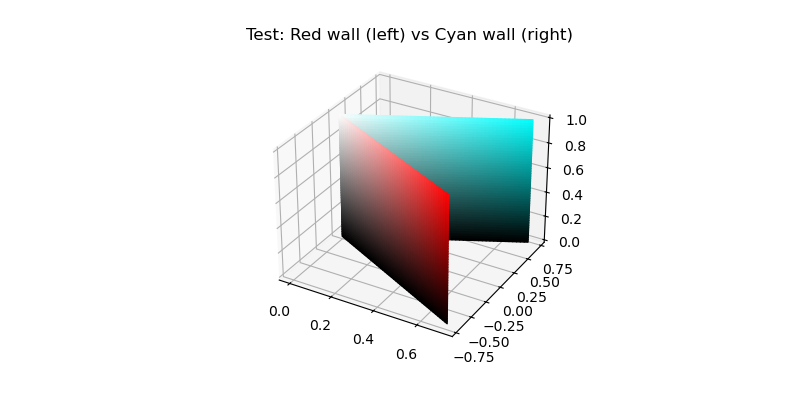
#> input picture debug/test_walls.png, 800 x 400 px; its folder holds only this picture in this run
$ python -i som_quantizer.py   (imports and definitions only)
#> lines starting #> are read from the running program, lines starting #| are printed output that depends on the picture
### lib/palette.py
"""Shared ARMLite palette constants and color utilities.

This module provides the canonical 147 CSS3 named colors used by ARMLite
along with color distance and matching functions.
"""
from __future__ import annotations

from functools import lru_cache
from typing import Dict, Tuple

import webcolors

# ARMLite color names (CSS3 named colors)
ARMLITE_COLORS = [
    'aliceblue', 'antiquewhite', 'aqua', 'aquamarine', 'azure', 'beige', 'bisque',
    'black', 'blanchedalmond', 'blue', 'blueviolet', 'brown', 'burlywood',
    'cadetblue', 'chartreuse', 'chocolate', 'coral', 'cornflowerblue', 'cornsilk',
    'crimson', 'cyan', 'darkblue', 'darkcyan', 'darkgoldenrod', 'darkgray',
    'darkgreen', 'darkgrey', 'darkkhaki', 'darkmagenta', 'darkolivegreen',
    'darkorange', 'darkorchid', 'darkred', 'darksalmon', 'darkseagreen',
    'darkslateblue', 'darkslategray', 'darkslategrey', 'darkturquoise',
    'darkviolet', 'deeppink', 'deepskyblue', 'dimgray', 'dimgrey', 'dodgerblue',
    'firebrick', 'floralwhite', 'forestgreen', 'fuchsia', 'gainsboro', 'ghostwhite',
    'gold', 'goldenrod', 'gray', 'green', 'greenyellow', 'grey', 'honeydew',
    'hotpink', 'indianred', 'indigo', 'ivory', 'khaki', 'lavender', 'lavenderblush',
    'lawngreen', 'lemonchiffon', 'lightblue', 'lightcoral', 'lightcyan',
    'lightgoldenrodyellow', 'lightgray', 'lightgreen', 'lightgrey', 'lightpink',
    'lightsalmon', 'lightseagreen', 'lightskyblue', 'lightslategray',
    'lightslategrey', 'lightsteelblue', 'lightyellow', 'lime', 'limegreen', 'linen',
    'magenta', 'maroon', 'mediumaquamarine', 'mediumblue', 'mediumorchid',
    'mediumpurple', 'mediumseagreen', 'mediumslateblue', 'mediumspringgreen',
    'mediumturquoise', 'mediumvioletred', 'midnightblue', 'mintcream', 'mistyrose',
    'moccasin', 'navajowhite', 'navy', 'oldlace', 'olive', 'olivedrab', 'orange',
    'orangered', 'orchid', 'palegoldenrod', 'palegreen', 'paleturquoise',
    'palevioletred', 'papayawhip', 'peachpuff', 'peru', 'pink', 'plum', 'powderblue',
    'purple', 'red', 'rosybrown', 'royalblue', 'saddlebrown', 'salmon', 'sandybrown',
    'seagreen', 'seashell', 'sienna', 'silver', 'skyblue', 'slateblue', 'slategray',
    'slategrey', 'snow', 'springgreen', 'steelblue', 'tan', 'teal', 'thistle', 'tomato',
    'turquoise', 'violet', 'wheat', 'white', 'whitesmoke', 'yellow', 'yellowgreen'
]


def _to_tuple(rgb) -> Tuple[int, int, int]:
    """Convert webcolors RGB to a plain tuple."""
    try:
        return (rgb.red, rgb.green, rgb.blue)
    except AttributeError:
        return tuple(rgb)


# Map color names to RGB tuples
ARMLITE_RGB: Dict[str, Tuple[int, int, int]] = {
    name: _to_tuple(webcolors.name_to_rgb(name)) for name in ARMLITE_COLORS
}


def color_distance(c1: Tuple[int, int, int], c2: Tuple[int, int, int]) -> int:
    """Compute squared Euclidean distance between two RGB colors."""
    return (c1[0] - c2[0]) ** 2 + (c1[1] - c2[1]) ** 2 + (c1[2] - c2[2]) ** 2


@lru_cache(maxsize=65536)
def closest_color(rgb: Tuple[int, int, int]) -> str:
    """Find the closest ARMLite color name to the given RGB tuple."""
    if not isinstance(rgb, tuple):
        rgb = tuple(rgb)
    best = 'black'
    best_d = 10 ** 9
    for name, c in ARMLITE_RGB.items():
        d = color_distance(rgb, c)
        if d < best_d:
            best_d = d
            best = name
    return best

### armlite.py
from __future__ import annotations

import argparse
import os
import sys
import json
import shlex
import subprocess
from collections import Counter
from dataclasses import dataclass
from datetime import datetime
from pathlib import Path
from typing import Optional, Set

PROJECT_ROOT = Path(__file__).resolve().parent
if str(PROJECT_ROOT) not in sys.path:
    sys.path.insert(0, str(PROJECT_ROOT))
LIB_ROOT = PROJECT_ROOT / 'lib'
if str(LIB_ROOT) not in sys.path:
    sys.path.insert(0, str(LIB_ROOT))
SCRIPTS_ROOT = PROJECT_ROOT / 'lib' / 'algorithms'

from rename_utils import GUI_AVAILABLE as GUI_RENAME_AVAILABLE
from rename_utils import launch_gui as rename_launch_gui
from rename_utils import prompt_cli as rename_prompt_cli
from rename_utils import undo_last as rename_undo_last
from rename_utils import iter_files as rename_iter_files


# [13 lines left out: function _normalize_algo_key, not called in this run]


@dataclass(frozen=True)
class ExternalAlgorithm:
    slug: str
    category: str
    name: str
    path: Path
    aliases: tuple[str, ...]


def _discover_external_algorithms(root: Path, reserved: set[str]) -> tuple[list[ExternalAlgorithm], dict[str, ExternalAlgorithm]]:
    entries: list[ExternalAlgorithm] = []
    alias_map: dict[str, ExternalAlgorithm] = {}
    if not root.is_dir():
        return entries, alias_map

    pending: list[tuple[str, str, Path]] = []
    for category_dir in sorted(p for p in root.iterdir() if p.is_dir()):
        for algo_dir in sorted(p for p in category_dir.iterdir() if p.is_dir()):
            # Prefer <algo_dir>/<algo_dir>.py; fall back to first .py file
            script_path = algo_dir / f"{algo_dir.name}.py"
            if not script_path.is_file():
                candidates = [
                    s for s in algo_dir.glob('*.py')
                    if s.name != '__init__.py'
                ]
                if not candidates:
                    continue
                script_path = candidates[0]
            name = script_path.stem
            pending.append((category_dir.name, name, script_path))

    name_counts = Counter(name.lower() for _, name, _ in pending)

    for category, name, script_path in pending:
        slug = _normalize_algo_key(f"{category}/{name}")
        alias_candidates = {slug, slug.replace('/', '.')}
        if name_counts[name.lower()] == 1 and name.lower() not in reserved:
            alias_candidates.add(name.lower())
        aliases = tuple(sorted(alias_candidates))
        meta = ExternalAlgorithm(slug=slug, category=category, name=name, path=script_path.resolve(), aliases=aliases)
        entries.append(meta)
        for alias in aliases:
            alias_map[alias] = meta
    return entries, alias_map


EXTERNAL_ALGORITHMS, EXTERNAL_ALGO_ALIASES = _discover_external_algorithms(SCRIPTS_ROOT, set())


# [14 lines left out: function list_available_algorithms, not called in this run]

try:
    import curses
except Exception:  # pragma: no cover
    curses = None  # type: ignore

# Import palette constants and functions from the shared library
from lib import ARMLITE_COLORS, ARMLITE_RGB, color_distance, closest_color

ANSI_RESET = '\033[0m'
ANSI_RED = '\033[91m'
ANSI_YELLOW = '\033[93m'
ANSI_GREEN = '\033[92m'
ANSI_CYAN = '\033[96m'
ANSI_DIM = '\033[2m'

# Sentinel used to detect whether optional CLI parameters were explicitly provided
ARG_UNSET = object()
class SingleValueAction(argparse.Action):
    """Prevent options that should appear only once from being repeated."""

    # [61 lines left out: functions __call__, run_external_algorithm, load_mapping, save_mapping, select_active_mappings, not called in this run]

def sanitize_filename(name: str) -> str:
    safe = [c if c.isalnum() or c in ('-', '_', '.') else '_' for c in name]
    return ''.join(safe) or 'image'

# [53 lines left out: functions next_group_directory, resolve_output_dir, not called in this run]


class SelectionCancelled(Exception):
    pass


# [503 lines left out: functions _relative_label, _fallback_select, _select_with_curses, select_files_subset, iter_input_images, format_output_name and 4 more, not called in this run]


# [2 lines that do not run on import are left out]

### quantizers/som_quantizer.py
from PIL import Image
import argparse
import os
import sys
import math
import random

from armlite import closest_color


def _train_som(pixels, grid_size=4, iterations=200, seed=42):
    random.seed(seed)
    if not pixels:
        return [(0, 0, 0) for _ in range(grid_size * grid_size)]

    nodes = [list(random.choice(pixels)) for _ in range(grid_size * grid_size)]
    positions = [(i % grid_size, i // grid_size) for i in range(len(nodes))]
    radius_start = grid_size / 2.0
    radius_end = 0.5
    lr_start = 0.5
    lr_end = 0.05

    for step in range(iterations):
        lr = lr_start + (lr_end - lr_start) * (step / max(1, iterations - 1))
        radius = radius_start + (radius_end - radius_start) * (step / max(1, iterations - 1))
        radius_sq = radius * radius
        px, py, pz = random.choice(pixels)

        # Find best matching unit
        best_idx = min(range(len(nodes)), key=lambda i: (nodes[i][0] - px) ** 2 + (nodes[i][1] - py) ** 2 + (nodes[i][2] - pz) ** 2)
        bx, by = positions[best_idx]

        for idx, node in enumerate(nodes):
            nx, ny = positions[idx]
            dist_sq = (nx - bx) ** 2 + (ny - by) ** 2
            if dist_sq > radius_sq:
                continue
            influence = math.exp(-dist_sq / max(radius_sq, 1e-8))
            node[0] += influence * lr * (px - node[0])
            node[1] += influence * lr * (py - node[1])
            node[2] += influence * lr * (pz - node[2])

    return [tuple(int(max(0, min(255, round(c)))) for c in node) for node in nodes]


def apply_som_quantizer(img):
    """Quantize image colours via a simple self-organizing map prior to palette mapping."""
    width, height = img.size
    pixels = [img.getpixel((x, y)) for y in range(height) for x in range(width)]
    som_nodes = _train_som(pixels)

    def nearest_node(rgb):
        return min(som_nodes, key=lambda n: (n[0] - rgb[0]) ** 2 + (n[1] - rgb[1]) ** 2 + (n[2] - rgb[2]) ** 2)

    grid = []
    for y in range(height):
        row = []
        for x in range(width):
            node_rgb = nearest_node(img.getpixel((x, y)))
            row.append(closest_color(node_rgb))
        grid.append(row)
    return grid


def generate_assembly(color_grid, output_path):
    height = len(color_grid)
    width = len(color_grid[0]) if height else 0
    lines = [
        '; === Fullscreen Sprite ===',
        '    MOV R0, #2',
        '    STR R0, .Resolution',
        '    MOV R1, #.PixelScreen',
        '    MOV R6, #512 ; row stride (128 * 4)'
    ]
    for y in range(height):
        for x in range(width):
            offset = ((y * width) + x) * 4
            lines.append(f'    MOV R5, #{offset}')
            lines.append('    ADD R4, R1, R5')
            color_name = color_grid[y][x]
            lines.append(f'    MOV R0, #.{color_name}')
            lines.append(f'    STR R0, [R4]   ; Pixel ({x},{y})')
    lines.append('    HALT')
    with open(output_path, 'w') as fh:
        fh.write('\n'.join(lines))
    print(f"Assembly sprite file written to {output_path}")


def process_image(image_path, output_path):
#> called with image_path = '../debug/test_walls.png', output_path = 'out.png'
    img = Image.open(image_path).convert('RGB')
    img = img.resize((128, 96))
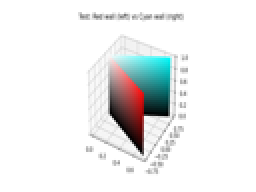
#> img: PIL image 128x96 RGB (shown 2 times larger); mean R, G, B 237, 238.3, 238.3
    grid = apply_som_quantizer(img)
#> in apply_som_quantizer, `pixels = [img.getpixel((x, y)) for y in range(height) for x in range(w..`: pixels = 12288 items, first 6: (255, 255, 255), (255, 255, 255), (255, 255, 255), (255, 255, 255), (255, 255, 255), (255, 255, 255)
#> in _train_som, `nodes = [list(random.choice(pixels)) for _ in range(grid_size * grid_s..`: nodes = [[255, 255, 255], [255, 255, 255], [255, 255, 255], [255, 255, 255], [255, 255, 255], [255, 255, 255], [117, 249, 249], [255, 255, 255], [255, 255, 255], [255, 255, 255], [244, 244, 244], [255, 255, 255], [255, 255, 255], [255, 255, 255], [230, 230, 230], [255, 255, 255]]
#> in _train_som, `positions = [(i % grid_size, i // grid_size) for i in range(len(nodes))]`: positions = [(0, 0), (1, 0), (2, 0), (3, 0), (0, 1), (1, 1), (2, 1), (3, 1), (0, 2), (1, 2), (2, 2), (3, 2), (0, 3), (1, 3), (2, 3), (3, 3)]
#> the loop in _train_som, `for step in range(iterations):` made 200 passes
#> (px, py, pz, best_idx, bx, by) on passes 1 to 3: (255, 255, 255, 0, 0, 0), (255, 255, 255, 0, 0, 0), (255, 255, 255, 0, 0, 0)
#> after the loop in _train_som, `for step in range(iterations):`: node = [69.03, 75.92, 75.92]
#> in apply_som_quantizer, `som_nodes = _train_som(pixels)`: som_nodes = [(255, 255, 255), (255, 255, 255), (182, 210, 210), (141, 216, 216), (254, 254, 254), (250, 252, 252), (127, 203, 203), (88, 211, 211), (239, 239, 239), (211, 213, 213), (137, 140, 140), (74, 155, 155), (233, 233, 233), (189, 155, 155), (128, 108, 108), (69, 76, 76)]
#> after the loop in apply_som_quantizer, `for y in range(height):`: grid = 96 items
#> grid = 96 items
    generate_assembly(grid, output_path)
#> in generate_assembly, `height = len(color_grid)`: height = 96
#> in generate_assembly, `width = len(color_grid[0]) if height else 0`: width = 128
#> after the loop in generate_assembly, `for y in range(height):`: lines = 49157 items


# [13 lines not run here, left out]

>>> result = process_image('../debug/test_walls.png', 'out.png')
